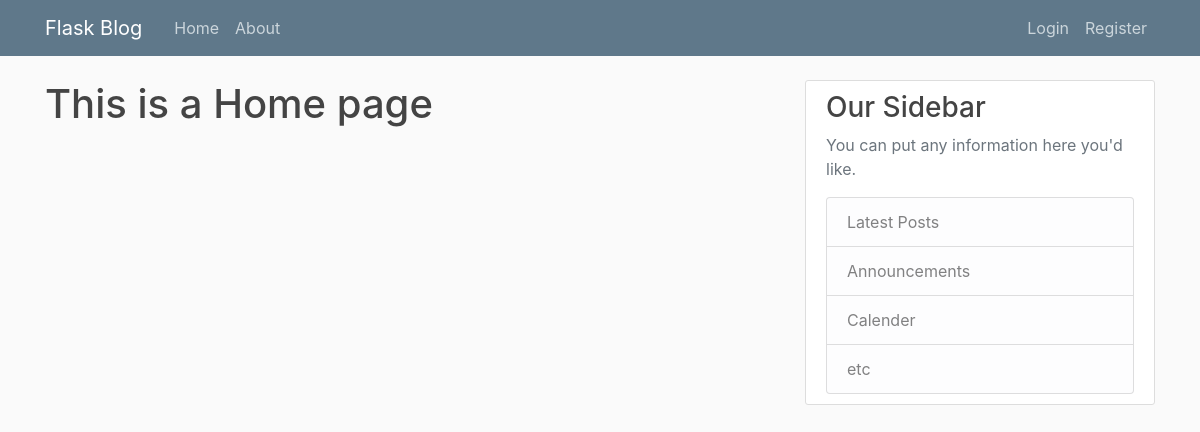
Page /home on the earlier database version.
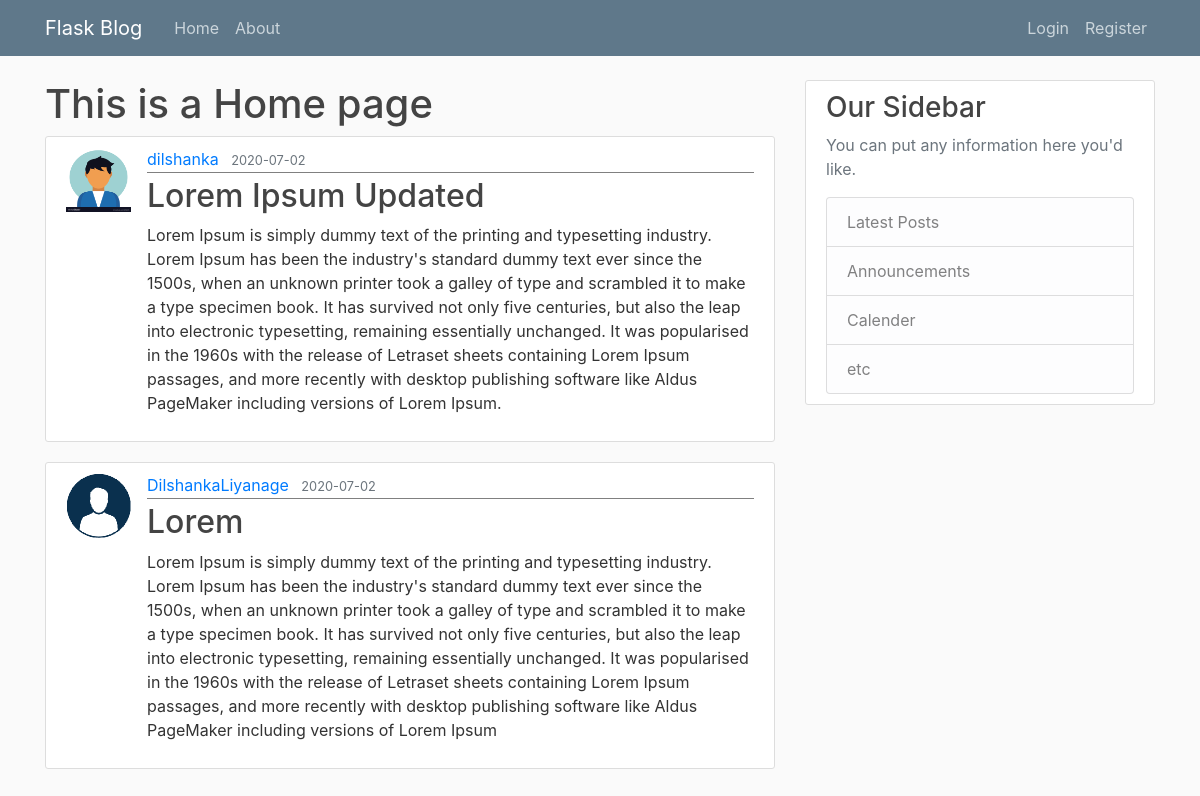
Same page on the later database version.
### flaskblog/models.py (models this page shows, shortened)
class Post(db.Model):
    id = db.Column(db.Integer, primary_key=True)
    title = db.Column(db.String(100), nullable=False)
    published_date = db.Column(db.DateTime, nullable=False, default=datetime.utcnow)
    content = db.Column(db.Text, nullable=False)
    user_id = db.Column(db.Integer, db.ForeignKey('user.id'),  nullable=False)

class User(db.Model, UserMixin):
    id = db.Column(db.Integer, primary_key=True)
    username = db.Column(db.String(20), unique=True, nullable=False)
    email = db.Column(db.String(120), unique=True, nullable=False)
    image_file = db.Column(db.String(20), nullable=False, default='default.jpeg')
    password = db.Column(db.String(60), nullable=False)
    posts = db.relationship('Post', backref='author', lazy=True)

### flaskblog/routes.py (the view)
@app.route('/')
@app.route('/home')
def home():
    posts = Post.query.all()
    return render_template('home.html', posts=posts)

### flaskblog/templates/home.html
{% extends "layout.html" %}
{% block content %}
    <h1>This is a  Home page</h1>
    {% for post in posts %}
        <article class="media content-section">
            <img class="rounded-cirlcle article-img" src="{{ url_for('static', filename='profile_pics/'+post.author.image_file) }}">
            <div class="media-body">
                <div class="article-metadata">
                    <a href="{{ url_for('profile') }}" class="mr-2">{{ post.author.username }}</a>
                    <small class="text-muted">{{ post.published_date.strftime('%Y-%m-%d') }}</small>
                </div>
                <h2><a href="{{ url_for('post', post_id=post.id) }}" class="article-title">{{ post.title }}</a></h2>
                <p class="article-content">{{ post.content }}</p>
            </div>
        </article>
    {% endfor %}
{% endblock content %}

### flaskblog/templates/layout.html (shortened to what this page needs)
<!DOCTYPE html>
<html lang="en">
<head>
    <link rel="stylesheet" href="https://stackpath.bootstrapcdn.com/bootstrap/4.5.0/css/bootstrap.min.css">
    <link rel="stylesheet"  type="text/css" href="{{ url_for('static', filename='/css/main.css') }}">
</head>
<body>
<header class="site-header">
    <nav class="navbar navbar-expand-md navbar-dark bg-steel fixed-top ">
        <div class="container">
            <a href="{{ url_for('home') }}" class="navbar-brand mr-4">Flask Blog</a>
            <div class="collapse navbar-collapse" id="navbarToggle">
                <div class="navbar-nav mr-auto">
                    <a href="{{ url_for('home') }}" class="nav-item nav-link">Home</a>
                    <a href="{{ url_for('about') }}" class="nav-item nav-link">About</a>
                </div>
                <div class="navbar-nav">
                    {% if current_user.is_authenticated %}
                        <a href="{{ url_for('new_post') }}" class="nav-item nav-link">New Post</a>
                        <a href="{{ url_for('profile') }}" class="nav-item nav-link">{{ current_user.username }}</a>
                         <a href="{{ url_for('logout') }}" class="nav-item nav-link">Logout</a>
                    {% else %}
                        <a href="{{ url_for('login') }}" class="nav-item nav-link">Login</a>
                        <a href="{{ url_for('register') }}" class="nav-item nav-link">Register</a>
                    {% endif %}
                </div>
            </div>
        </div>
    </nav>
</header>
<main role="main" class="container">
    <div class="row">
        <div class="col-md-8">
            {% block content %} {% endblock content %}
        </div>
        <div class="col-md-4">
            <div class="content-section">
                <h3>Our Sidebar</h3>
                <p class="text-muted">You can put any information here you'd like.</p>
                <ul class="list-group">
                    <li class="list-group-item list-group-item-light">Latest Posts</li>
                    <li class="list-group-item list-group-item-light">Announcements</li>
                    <li class="list-group-item list-group-item-light">Calender</li>
                    <li class="list-group-item list-group-item-light">etc</li>
                </ul>
            </div>
        </div>
    </div>
</main>
</body>
</html>

### flaskblog/static/css/main.css (style rules this page uses)
body { background: #fafafa; color: #333333; margin-top: 5rem; }
h1, h2, h3, h4, h5 ,h6 { color: #444444; }
.bg-steel { background-color: #5f788a; }
.site-header .navbar-nav .nav-link { color: #cbd5db; }
.content-section { background: #ffffff; padding: 10px 20px; border: 1px solid #dddddd; border-radius: 3px; margin-bottom: 20px; }
.article-title { color: #444444; }
.article-content { white-space: pre-line; }
.article-img { height: 65px; width: 65px; margin-right: 16px; }
.article-metadata { padding-bottom: 1px; margin-bottom: 4px; border-bottom: 1px solid grey; }

Differences in the rows shown:
added Post: image_file (placeholder picture), author.username "dilshanka", published_date "2020-07-02", title "Lorem Ipsum Updated", content "Lorem Ipsum is simply dummy text of the printing and typesetting industry. Lorem Ipsum has been the industry's standard dummy text ever since the 1500s, when an unknown printer took a galley of type and scrambled it to make a type specimen book. It has survived not only five centuries, but also the leap into electronic typesetting, remaining essentially unchanged. It was popularised in the 1960s with the release of Letraset sheets containing Lorem Ipsum passages, and more recently with desktop publishing software like Aldus PageMaker including versions of Lorem Ipsum."
added Post: image_file (picture), author.username "DilshankaLiyanage", published_date "2020-07-02", title "Lorem", content "Lorem Ipsum is simply dummy text of the printing and typesetting industry. Lorem Ipsum has been the industry's standard dummy text ever since the 1500s, when an unknown printer took a galley of type and scrambled it to make a type specimen book. It has survived not only five centuries, but also the leap into electronic typesetting, remaining essentially unchanged. It was popularised in the 1960s with the release of Letraset sheets containing Lorem Ipsum passages, and more recently with desktop publishing software like Aldus PageMaker including versions of Lorem Ipsum"
